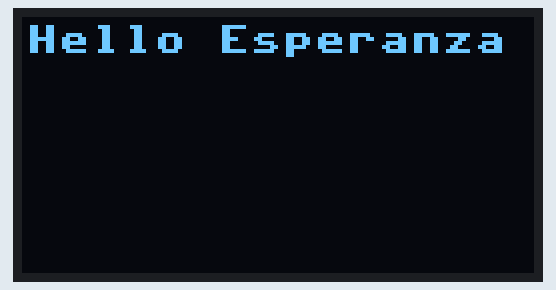
Simulated run of this program. Board: Raspberry Pi Pico running MicroPython. On the bench: 128×64 one-colour display. Library files of the repository ran but are not shown: ssd1306.py. At 7.5 s the program stops and its outputs stay as they are.

Above: at 0.08 s.
At 0.98 s:
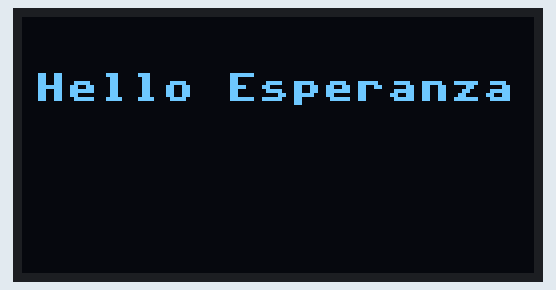
At 1.88 s:
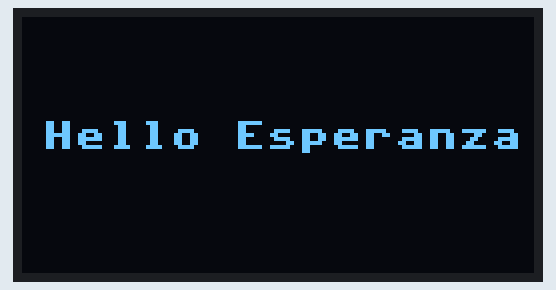
At 3.75 s:
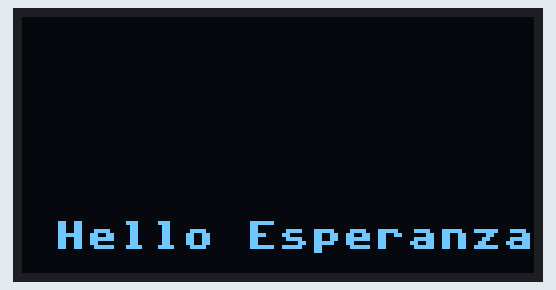
At 5.62 s:
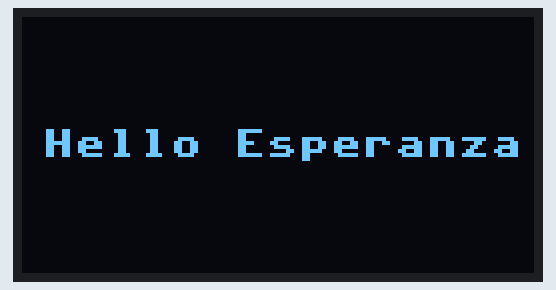
At 7.5 s:
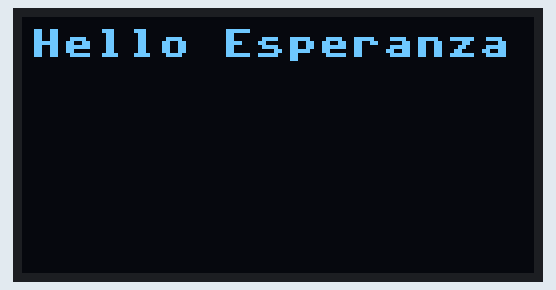

The program:

Lab8b.py
```python
# Author: J.E. Tannenbaum
# Initial Release: 01/29/2022
# Scrolling text on a I2C SSD1306 display
from machine import Pin, I2C
from ssd1306 import SSD1306_I2C
import time

i2c=I2C(0,sda=Pin(0), scl=Pin(1), freq=400000)
oled = SSD1306_I2C(128, 64, i2c)

yDir = 1
xDir = 1
oled.text("Hello Esperanza", 0, 1)
oled.show()
for i in range(100):
    oled.scroll(xDir, yDir)
    oled.show()
    time.sleep(.05)
    if i > 49:
        yDir = -1
    if i % 14 == 0:
        xDir = 1
    elif i % 7 == 0:
        xDir = -1
```
